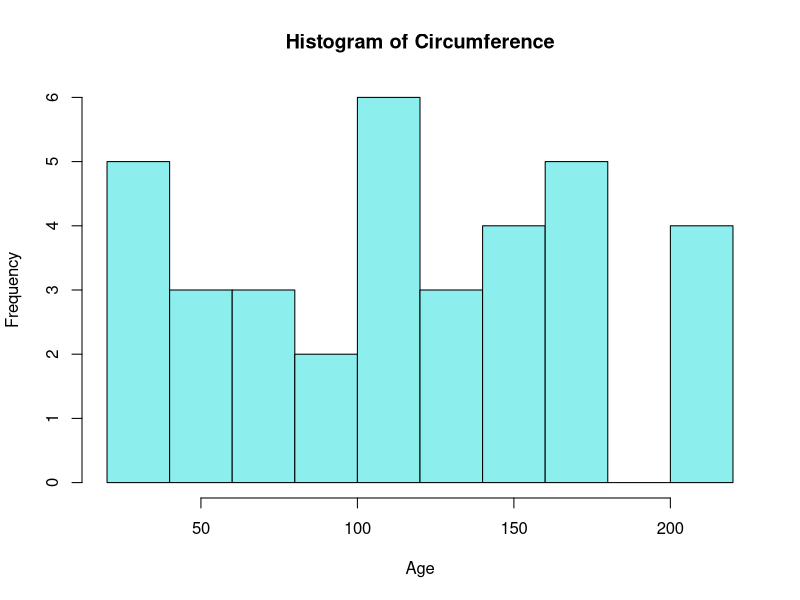
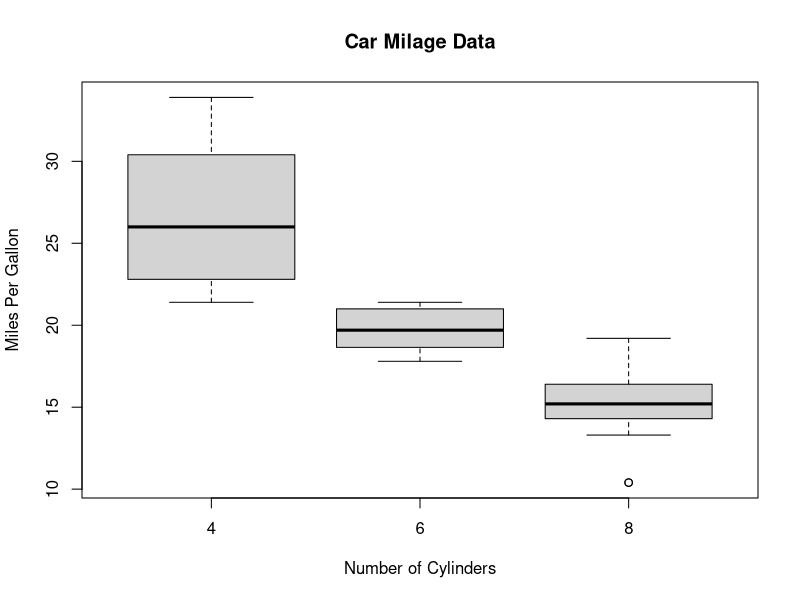
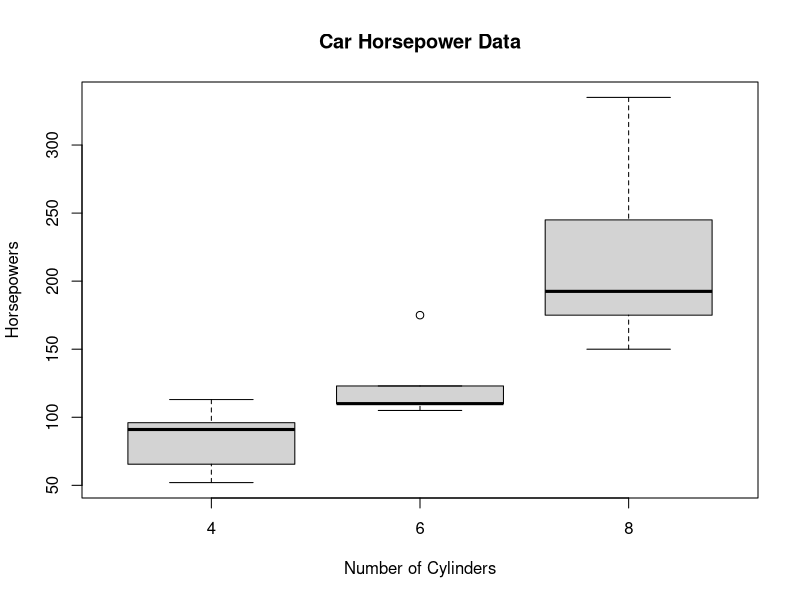
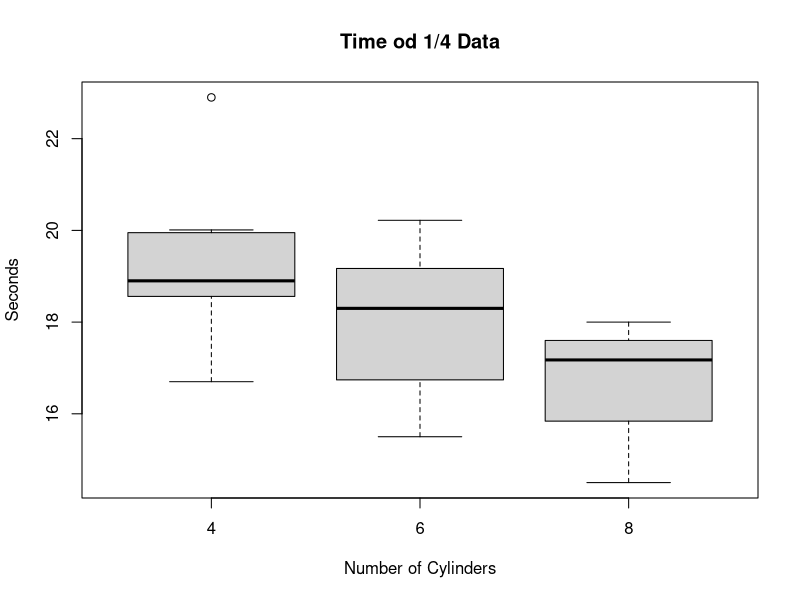

Generate these figures, in order, with R:
## ---- chunk 1

pierwsza<- c(5,11,6,9,7,3,8,1)  
druga<- c(9,15,7,6,3,5,8,2)  

## ---- chunk 2

pierwsza 
druga 

## ---- chunk 3

suma <- pierwsza + druga 
roznica <- pierwsza - druga 
wiecej <- pierwsza + 1 

## ---- chunk 4

mean(pierwsza) 

mean(druga) 

sd(pierwsza) 

sd(druga) 

## ---- chunk 5

osoby<- data.frame( 

  "wzrost"=c(175,165,168,182,190,157,169),  

  "waga"= c(75,58,72,76,85,55,62))  

## ---- chunk 6
osoby 
## ---- chunk 7
str(osoby) 
## ---- chunk 8
head(osoby)
## ---- chunk 9
tail(osoby)
## ---- chunk 10
dim(osoby)
## ---- chunk 11
summary(osoby)
## ---- chunk 12

rownames(osoby)<-c("Weronika","Alicja","Magda","Adam","Daniel","Ola","Klaudia")  

osoby 

## ---- chunk 13

wzrost<-c(175,165,168,182,190,157,169)  

waga<- c(75,58,72,76,85,55,62)  

BMI<- waga/(wzrost/100)^2 

## ---- chunk 14

osoby['BMI']<-BMI 
osoby[BMI > 30]

## ---- chunk 15

sum(BMI<=25)  

## ---- chunk 16

str(mtcars) 

## ---- chunk 17

str(Orange) 

## ---- chunk 18

help(mtcars) 

help(Orange) 

## ---- chunk 19
mtcars[mtcars$cyl == 6,]

## ---- chunk 20
hist(Orange$circumference, col="darkslategray2", main = 'Histogram of Circumference', xlab='Age')
## ---- chunk 21
boxplot(mpg~cyl,data=mtcars, main="Car Milage Data",
        xlab="Number of Cylinders", ylab="Miles Per Gallon")

boxplot(hp~cyl,data=mtcars, main="Car Horsepower Data",
        xlab="Number of Cylinders", ylab="Horsepowers")

boxplot(qsec~cyl,data=mtcars, main="Time od 1/4 Data",
        xlab="Number of Cylinders", ylab="Seconds")

## ---- chunk 22
library(psych)
## ---- chunk 23
describe(mtcars)
summary(mtcars)
## ---- chunk 24
describeBy(mtcars ~ cyl)
## ---- chunk 25
próba<- sample(1:6,20,T)
próba
## ---- chunk 26
sd(próba)
mean(próba)
## ---- chunk 27
rzut <- sample(0:1,100,T)
## ---- chunk 28
sum(rzut == 1)
## ---- chunk 29
nat <- sample(0:100,10,F)
nat
## ---- chunk 30
help(rnorm)
help(rt)
help("rpois")

rt(6, 2, 1:10)
## ---- chunk 31
lista <- list(palenie <- c(F,T,T,F,F,T,F),
              cyfry <- 0:9,
              macierz <- matrix(sample(1:5,16,replace = T),4,4),
              tekst <- c("Litwo", "ojczyzno", "moja", "ty", "jestes", "jak", "zdrowie"))
## ---- chunk 32
lista[[4]]
## ---- chunk 33
lista[[2]][3]
## ---- chunk 34
lista[[3]][,2]
## ---- chunk 35
x <- 13

if(x%%4 == 0){
  print("Liczba podzielna przez 4")
} else {print("Liczba niepodzielna przez 4")
    }

## ---- chunk 36
liczba <- 12
ifelse(liczba %% 4 == 0, 
       "Liczba podzielna przez 4", 
       "Liczba niepodzielna przez 4")
## ---- chunk 37
ksiazki <- sample(0:4, size = 25, replace = TRUE)
## ---- chunk 38
mean(ksiazki)
## ---- chunk 39
sum(ksiazki>= 3)
## ---- chunk 40
sum(ksiazki == 0)
## ---- chunk 41
ksiazki2 <- ksiazki
for(i in 1:length(ksiazki2)){
  if(ksiazki2[i] >= 1){
         print("Ta osoba czyta książki")
  } else {
        print("Ta osoba nie czyta książek")
  }
  }

## ---- chunk 42
dzien <- "2022-10-16"

library(lubridate)
## ---- chunk 43
day <- ymd(dzien)

miesiac31 <- c("1", "3", "5", "7", "8", "10", "12")
miesiac30 <- c("4", "6", "9", "11")
miesiac28 <- c("2")


miesiac <- function(m,r){if(month(m)%in%miesiac31 == TRUE){
  print("Miesiąc ma 31 dni")
} else if(month(m)%in%miesiac30 == TRUE){
  print("Miesiąc ma 30 dni")
} else {
    if(month(m)%in%miesiac28 & r%%100==0 & r%%400==0){
      print("Miesiąc ma 29 dni")
    } else if (month(m)%in%miesiac28 & r%%100!=0 & r%%4==0){
        print("Miesiąc ma 29 dni")
    } else {
        print("Miesiąc ma 28 dni")
      }
}}

miesiac(3,2022)
miesiac(2,2020)
miesiac(2,1900)
## ---- chunk 44
celsius_to_kelvin <- function(temp_C) {
  temp_K <- temp_C + 273.15
  return(temp_K)
}
## ---- chunk 45
celcius_to_fahrenheit <- function(tempC) {
  temp_F <- (9/5)* tempC + 32
  return(temp_F)
}
## ---- chunk 46
obliczanie_pola <- function(a,b,c){
  if(a+b >c && a+c >b && c+b >a){
    p <- 0.5*(a+b+c)
    pole <- sqrt(p*(p-a)*(p-b)*(p-c))
    return(pole)
  } else{
    print("To nie jest trójkąt")
  }
}

obliczanie_pola(1,4,3)
obliczanie_pola(5,4,3)
## ---- chunk 47
rodzaj_trojkata <- function(a,b,c){
  if(a+b >c && a+c >b && c+b >a){
  if(a<=b && b<=c){
    if(a^2+b^2<c^2){
      print("Jest to trójkąt rozwartokątny")
    } else if(a^2+b^2>c^2){
      print("Jest to trójkąt ostrokątny")
    } else{
      print("Jest to trójkąt prostokątny")
    }
  } else {
    print("Wprowadz boki od najkrótszego do najdłużeszgo")
  }
  }else{
    print("To nie jest trójkąt")}
}

rodzaj_trojkata(5,8,9)
rodzaj_trojkata(9,8,5)
rodzaj_trojkata(2.5,6,6.5)
rodzaj_trojkata(sqrt(2),sqrt(3),sqrt(6))
rodzaj_trojkata(1,2,3)
